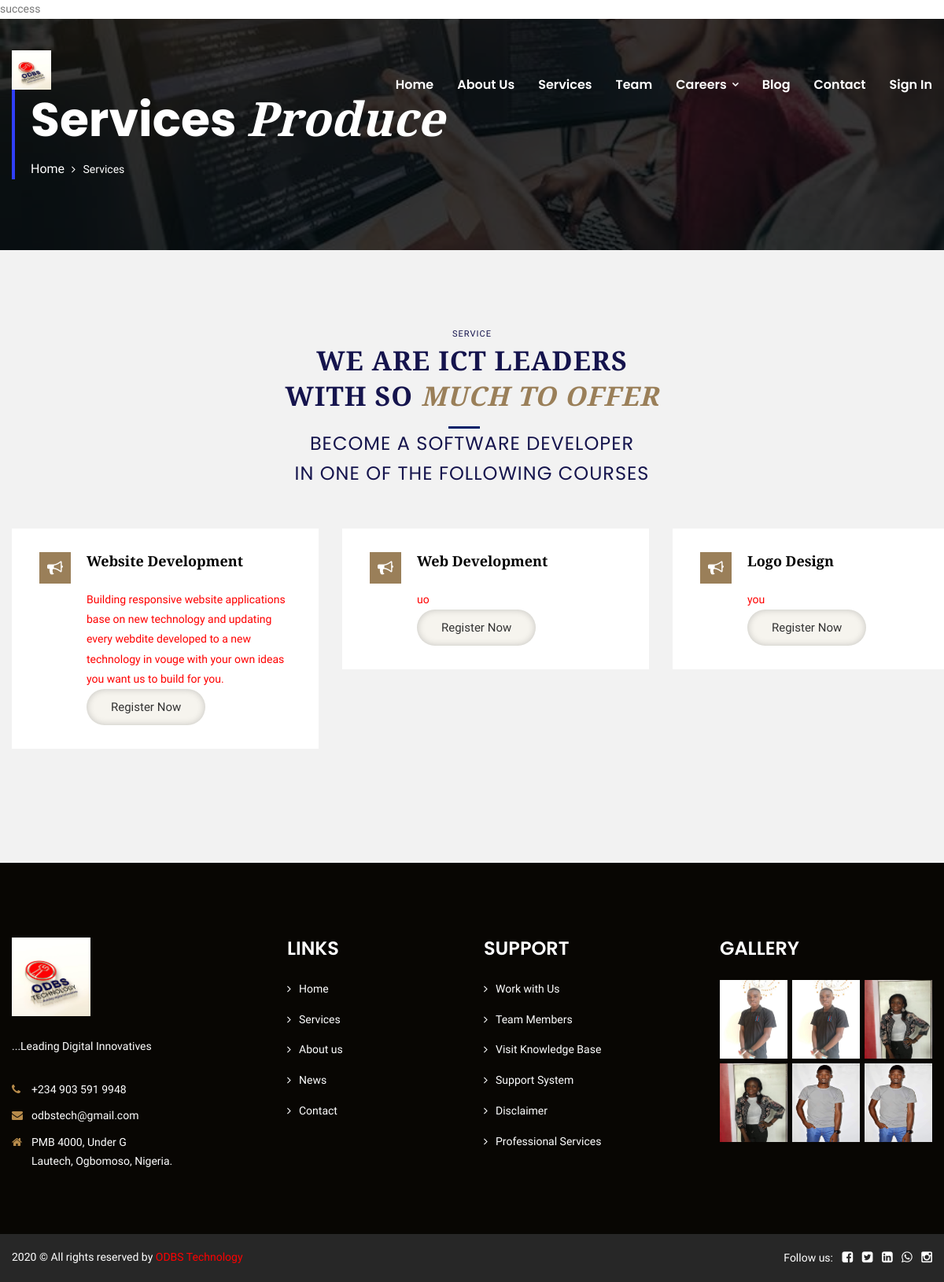
The app's page /training/training with its own data.
### tables this page shows
CREATE TABLE `training` (
  `id` int(11) NOT NULL,
  `course_title` varchar(255) NOT NULL,
  `message` text NOT NULL,
  `date` datetime NOT NULL DEFAULT current_timestamp()
);

### views/training.php (the view, shortened to what this page needs)
<?php require_once 'common/header.php'; ?>
    <section class="page-title" style="background-image:url(<?php echo HOME; ?>images/background/odbs4.jpg)">
    	<div class="auto-container">
			<div class="content">
				<h1>Services <span>produce</span></h1>
				<ul class="page-breadcrumb">
					<li><a href="<?php echo HOME; ?>home">Home</a></li>
					<li>Services</li>
				</ul>
			</div>
        </div>
    </section>
	<section class="services-section-eight">
		<div class="auto-container">
			<div class="sec-title-two brown">
				<div class="sec-title centered">
				<div class="title" style="color: #15144d;">Service</esdiv>
				<h2 style="color: #15144d;">We are ICT leaders <br> with so<span> Much to offer</span></h2>
				<h4 style="color: #15144d;">Become a software developer <br> in one of the following<span> Courses</span></h4>
			</div>
			</div>
			<div class="row clearfix">
			<div class="content-column col-lg-12 col-md-12 col-sm-12">
				<div class="inner-column">
					<div class="row clearfix">
						<?php if (count($training_reflect) > 0): ?>
				<?php foreach ($training_reflect as $training_reflects ): ?>
						<div class="services-block-eleven col-lg-4 col-md-6 col-sm-12">
							<div class="inner-box wow fadeInUp" data-wow-delay="0ms" data-wow-duration="1500ms">
								<div class="content">
									<div class="icon-box">
										<span class="icon fa fa-bullhorn"></span>
									</div>
									<h6><a href="<?php echo HOME; ?>trainingform"><?php echo $training_reflects['course_title']; ?></a></h6>
									<div class="text" style="color: red;"><?php echo $training_reflects['message']; ?></div>
									 <span><a href="<?php echo HOME; ?>trainingform" class="theme-btn btn-style-ten">Register Now</a></span>
								</div>
							</div>
						</div>
						<?php endforeach; ?>
						<?php endif; ?>
					</div>
				</div>
			</div>
			</div>
		</div>
	</section>
<?php require_once 'common/footer.php'; ?>

### records on screen
training: course_title "Website Development", message "Building responsive website applications base on new technology and updating every webdite developed to a new technology in vouge with your own ideas you want us to build for you."
training: course_title "Web Development", message "uo"
training: course_title "Logo Design", message "you"
